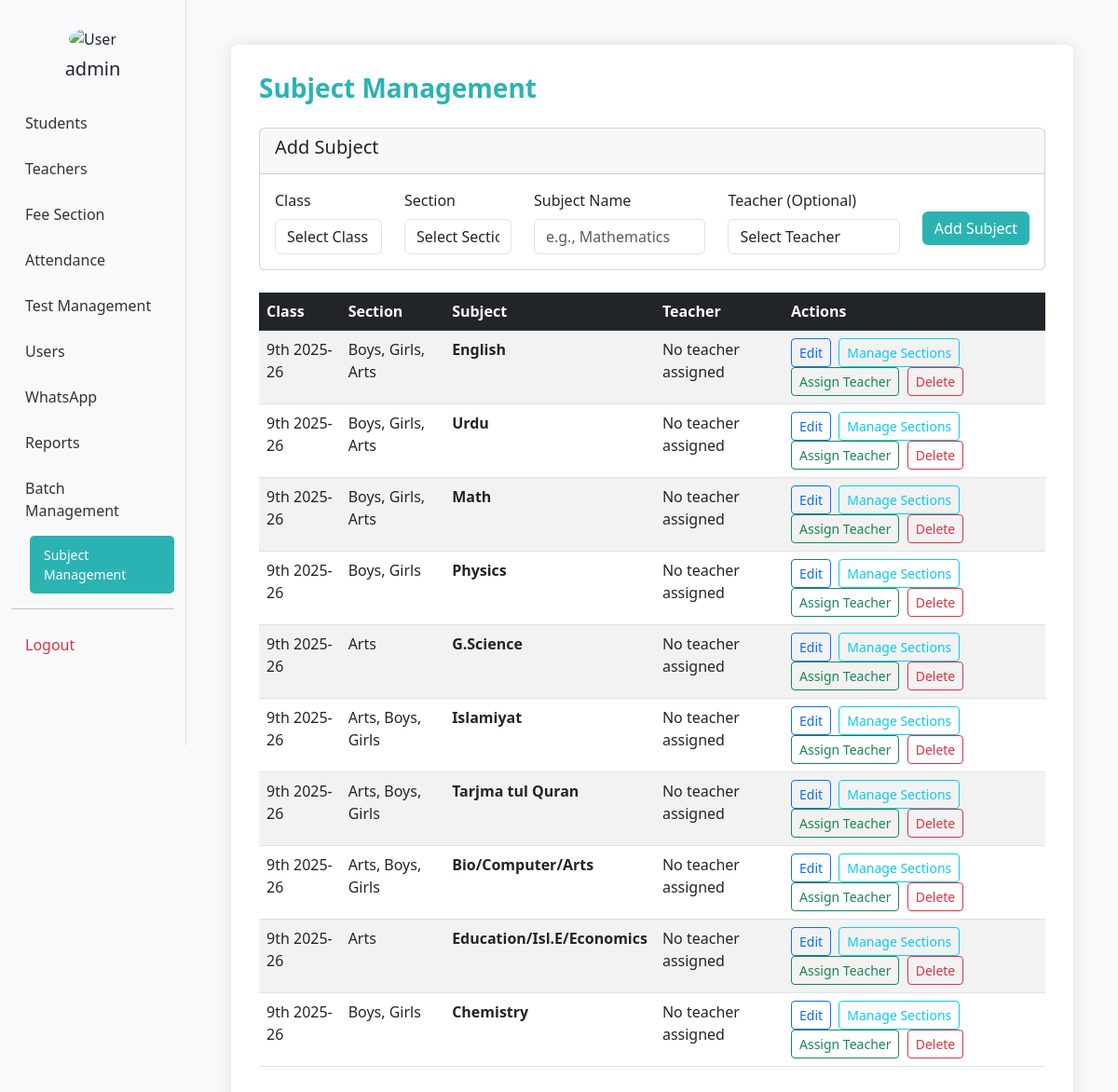
The page /subject_management/ (signed in) on the database its author committed.
### bri/models.py (models this page shows, shortened)
class Class(models.Model):
    class_name = models.CharField(max_length=15)
    is_active = models.BooleanField(default=True)
    order = models.IntegerField(default=0)
    class Meta:
        ordering = ['order', 'class_name']

class SectionSubject(models.Model):
    class_name = models.ForeignKey(Class, on_delete=models.CASCADE, related_name="section_subjects")
    section = models.ForeignKey(Section, on_delete=models.CASCADE, related_name="section_subjects")
    subject = models.CharField(max_length=20)
    is_active = models.BooleanField(default=True)
    academic_year = models.CharField(max_length=9)
    class Meta:
        unique_together = ('class_name', 'section', 'subject', 'academic_year')
        indexes = [
            models.Index(fields=['class_name', 'section', 'subject']),
        ]

class Section(models.Model):
    std_section = models.CharField(max_length=10)
    class_name = models.ForeignKey(Class, on_delete=models.CASCADE, related_name="sections")
    is_active = models.BooleanField(default=True)
    order = models.IntegerField(default=0)
    class Meta:
        ordering = ['order', 'std_section']

### bri/views.py (the view, shortened to what this page needs)
# urls.py: path('subject_management/', views.subject_management, name='subject_management'),
@admin_required
def subject_management(request):
    classes = Class.objects.all()
    teachers = Teacher.objects.all()
    subjects_raw = SectionSubject.objects.select_related('class_name', 'section').prefetch_related('assignments__teacher')
    grouped_subjects = {}
    for subject in subjects_raw:
        key = (subject.class_name.id, subject.subject)
        if key not in grouped_subjects:
            grouped_subjects[key] = {
                'class_name': subject.class_name.class_name,
                'subject': subject.subject,
                'sections': [],
                'teachers': set(),
                'ids': []
            }
        grouped_subjects[key]['sections'].append(subject.section.std_section)
        grouped_subjects[key]['ids'].append(subject.id)
        for assignment in subject.assignments.all():
            grouped_subjects[key]['teachers'].add(f"{assignment.teacher.teacher_fname} {assignment.teacher.teacher_lname}")
    subjects = []
    for data in grouped_subjects.values():
        subjects.append({
            'class_name': data['class_name'],
            'sections': ', '.join(data['sections']),
            'subject': data['subject'],
            'teachers': ', '.join(data['teachers']) if data['teachers'] else 'No teacher assigned',
            'ids': data['ids']
        })
    return render(request, 'subject_management.html', {
        'classes': classes,
        'teachers': teachers,
        'subjects': subjects
    })

### bri/views.py (called while the page is built)
def admin_required(view_func):
    @wraps(view_func)
    def wrapper(request, *args, **kwargs):
        user_id = request.session.get('user_id')
        user_role = request.session.get('user_role')
        print(f"Admin check - user_id: {user_id}, user_role: {user_role}")
        if not user_id or user_role != 'admin':
            messages.error(request, "You need admin access to view this page.")
            return redirect('admin_dashboard')
        return view_func(request, *args, **kwargs)
    return wrapper

### bri/templates/subject_management.html (shortened to what this page needs)
<!DOCTYPE html>
<html lang="en">
<head>
  <link href="https://cdn.jsdelivr.net/npm/bootstrap@5.3.0/dist/css/bootstrap.min.css" rel="stylesheet" />
</head>
<body>
  <div class="container-fluid">
    <div class="row">
      <div class="col-md-2 sidebar">
        <div class="text-center mb-4">
          {% load static %}
          {% if request.session.user_picture %}
            <img src="{{ request.session.user_picture }}" height="100px" class="rounded-circle mb-2" alt="User" />
          {% else %}
            <img src="{% static 'user_img.png' %}" height="100px" class="rounded-circle mb-2" alt="User" />
          {% endif %}
          <h5>{{ request.session.user_name|default:'Admin' }}</h5>
        </div>
        <a href="{% url 'studentss' %}">Students</a>
        <a href="{% url 'add_teacher' %}">Teachers</a>
        <a href="{% url 'fee_dashboard' %}">Fee Section</a>
        <a href="{% url 'attendance_dashboard' %}">Attendance</a>
        <a href="{% url 'test_management' %}">Test Management</a>
        <a href="{% url 'add_user' %}">Users</a>
        <a href="{% url 'whatsapp_integration' %}">WhatsApp</a>
        <a href="{% url 'reports_dashboard' %}">Reports</a>
        <a href="{% url 'batch_management' %}">Batch Management</a>
        <a href="{% url 'subject_management' %}" style="margin-left: 20px; font-size: 14px;" class="active">Subject Management</a>
        <hr>
        <a href="{% url 'logout_view' %}" class="text-danger">Logout</a>
      </div>
      <div class="col-md-10 p-5">
        <div class="form-section">
          <h3 class="form-title">Subject Management</h3>
          <div class="card mb-4">
            <div class="card-header"><h5>Add Subject</h5></div>
            <div class="card-body">
              <form method="POST">
                <div class="row">
                  <div class="col-md-2">
                    <label class="form-label">Class</label>
                    <select name="class_id" class="form-control" required onchange="loadSections(this.value)">
                      <option value="">Select Class</option>
                    </select>
                  </div>
                  <div class="col-md-2">
                    <label class="form-label">Section</label>
                    <select name="section_id" class="form-control" required id="sectionSelect">
                      <option value="">Select Section</option>
                    </select>
                  </div>
                  <div class="col-md-3">
                    <label class="form-label">Subject Name</label>
                    <input type="text" name="subject_name" class="form-control" placeholder="e.g., Mathematics" required>
                  </div>
                  <div class="col-md-3">
                    <label class="form-label">Teacher (Optional)</label>
                    <select name="teacher_id" class="form-control">
                      <option value="">Select Teacher</option>
                    </select>
                  </div>
                  <div class="col-md-2">
                    <label>&nbsp;</label>
                    <button type="submit" class="btn btn-custom d-block w-100">Add Subject</button>
                  </div>
                </div>
              </form>
            </div>
          </div>
          <div class="table-responsive">
            <table class="table table-striped">
              <thead class="table-dark">
                <tr>
                  <th>Class</th>
                  <th>Section</th>
                  <th>Subject</th>
                  <th>Teacher</th>
                  <th>Actions</th>
                </tr>
              </thead>
              <tbody>
                {% for subject in subjects %}
                  <tr>
                    <td>{{ subject.class_name }}</td>
                    <td>{{ subject.sections }}</td>
                    <td><strong>{{ subject.subject }}</strong></td>
                    <td>{{ subject.teachers }}</td>
                    <td>
                      <button class="btn btn-sm btn-outline-primary me-1" onclick="editSubject({{ subject.ids.0 }}, '{{ subject.subject }}')">Edit</button>
                      <button class="btn btn-sm btn-outline-info me-1" onclick="manageSections('{{ subject.class_name }}', '{{ subject.subject }}', [{{ subject.ids|join:',' }}])">Manage Sections</button>
                      <button class="btn btn-sm btn-outline-success me-1" onclick="assignTeacher([{{ subject.ids|join:',' }}], '{{ subject.subject }}')">Assign Teacher</button>
                      <button class="btn btn-sm btn-outline-danger" onclick="deleteSubjectGroup([{{ subject.ids|join:',' }}])">Delete</button>
                    </td>
                  </tr>
                {% empty %}
                  <tr>
                    <td colspan="5" class="text-center">No subjects added yet. Add your first subject above!</td>
                  </tr>
                {% endfor %}
              </tbody>
            </table>
          </div>
        </div>
      </div>
    </div>
  </div>
</body>
</html>

### bri/templates/subject_management.html (style rules this page uses)
body { background-color: #f8f9fa; }
.form-section { background: #ffffff; padding: 30px; border-radius: 8px; box-shadow: 0 0 15px rgba(0, 0, 0, 0.1); }
.sidebar { border-right: 1px solid #ddd; height: 100vh; padding-top: 30px; }
.sidebar h5 { margin-bottom: 20px; }
.sidebar a { display: block; padding: 10px 15px; color: #333; text-decoration: none; border-radius: 5px; margin-bottom: 5px; }
.sidebar a:hover, .sidebar a.active { background-color: #2bb3b3; color: #fff; }
.form-title { font-weight: bold; margin-bottom: 25px; color: #2bb3b3; }
.btn-custom { background-color: #2bb3b3; color: #fff; border: none; }

### rows shown on the page
Class: class_name "9th 2025-26" "9th 2025-26" "9th 2025-26" "9th 2025-26" "9th 2025-26" "9th 2025-26" "9th 2025-26" "9th 2025-26" "9th 2025-26" "9th 2025-26"
SectionSubject: subject "English"
SectionSubject: subject "Urdu"
SectionSubject: subject "Math"
SectionSubject: subject "Physics"
Section: sections "Arts" "Arts"
SectionSubject: subject "G.Science"
SectionSubject: subject "Islamiyat"
SectionSubject: subject "Tarjma tul Quran"
SectionSubject: subject "Bio/Computer/Arts"
SectionSubject: subject "Education/Isl.E/Economics"
SectionSubject: subject "Chemistry"

### other values the page prints
{{ request.session.user_name|default:'Admin' }} "admin"
{{ subject.sections }} "Boys, Girls, Arts" "Boys, Girls, Arts" "Boys, Girls, Arts" "Boys, Girls" "Arts, Boys, Girls" "Arts, Boys, Girls" "Arts, Boys, Girls" "Boys, Girls"
{{ subject.teachers }} "No teacher assigned" "No teacher assigned" "No teacher assigned" "No teacher assigned" "No teacher assigned" "No teacher assigned" "No teacher assigned" "No teacher assigned" "No teacher assigned" "No teacher assigned"
